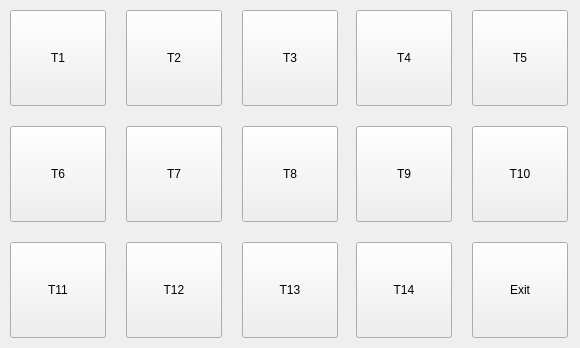
<?xml version="1.0" encoding="UTF-8"?>
<ui version="4.0">
 <class>TableInfo</class>
 <widget class="QWidget" name="TableInfo">
  <property name="geometry">
   <rect>
    <x>0</x>
    <y>0</y>
    <width>580</width>
    <height>348</height>
   </rect>
  </property>
  <property name="windowTitle">
   <string>Form</string>
  </property>
  <widget class="QLabel" name="label">
   <property name="geometry">
    <rect>
     <x>0</x>
     <y>0</y>
     <width>580</width>
     <height>348</height>
    </rect>
   </property>
   <property name="styleSheet">
    <string notr="true">background-image: url(:/images/wall3.png);</string>
   </property>
   <property name="text">
    <string/>
   </property>
  </widget>
  <widget class="QPushButton" name="pushButton">
   <property name="geometry">
    <rect>
     <x>10</x>
     <y>10</y>
     <width>96</width>
     <height>96</height>
    </rect>
   </property>
   <property name="styleSheet">
    <string notr="true">border-image: url(:/images/tableIcon.png);
font: 75 14pt &quot;Aharoni&quot;;
</string>
   </property>
   <property name="text">
    <string>T1</string>
   </property>
  </widget>
  <widget class="QPushButton" name="pushButton_2">
   <property name="geometry">
    <rect>
     <x>126</x>
     <y>10</y>
     <width>96</width>
     <height>96</height>
    </rect>
   </property>
   <property name="styleSheet">
    <string notr="true">font: 75 14pt &quot;Aharoni&quot;;border-image: url(:/images/tableIcon.png);</string>
   </property>
   <property name="text">
    <string>T2</string>
   </property>
  </widget>
  <widget class="QPushButton" name="pushButton_3">
   <property name="geometry">
    <rect>
     <x>242</x>
     <y>10</y>
     <width>96</width>
     <height>96</height>
    </rect>
   </property>
   <property name="styleSheet">
    <string notr="true">font: 75 14pt &quot;Aharoni&quot;;border-image: url(:/images/tableIcon.png);</string>
   </property>
   <property name="text">
    <string>T3</string>
   </property>
  </widget>
  <widget class="QPushButton" name="pushButton_4">
   <property name="geometry">
    <rect>
     <x>356</x>
     <y>10</y>
     <width>96</width>
     <height>96</height>
    </rect>
   </property>
   <property name="styleSheet">
    <string notr="true">font: 75 14pt &quot;Aharoni&quot;;border-image: url(:/images/tableIcon.png);</string>
   </property>
   <property name="text">
    <string>T4</string>
   </property>
  </widget>
  <widget class="QPushButton" name="pushButton_5">
   <property name="geometry">
    <rect>
     <x>472</x>
     <y>10</y>
     <width>96</width>
     <height>96</height>
    </rect>
   </property>
   <property name="styleSheet">
    <string notr="true">font: 75 14pt &quot;Aharoni&quot;;border-image: url(:/images/tableIcon.png);</string>
   </property>
   <property name="text">
    <string>T5</string>
   </property>
  </widget>
  <widget class="QPushButton" name="pushButton_9">
   <property name="geometry">
    <rect>
     <x>356</x>
     <y>126</y>
     <width>96</width>
     <height>96</height>
    </rect>
   </property>
   <property name="styleSheet">
    <string notr="true">font: 75 14pt &quot;Aharoni&quot;;border-image: url(:/images/tableIcon.png);</string>
   </property>
   <property name="text">
    <string>T9</string>
   </property>
  </widget>
  <widget class="QPushButton" name="pushButton_8">
   <property name="geometry">
    <rect>
     <x>242</x>
     <y>126</y>
     <width>96</width>
     <height>96</height>
    </rect>
   </property>
   <property name="styleSheet">
    <string notr="true">font: 75 14pt &quot;Aharoni&quot;;border-image: url(:/images/tableIcon.png);</string>
   </property>
   <property name="text">
    <string>T8</string>
   </property>
  </widget>
  <widget class="QPushButton" name="pushButton_6">
   <property name="geometry">
    <rect>
     <x>10</x>
     <y>126</y>
     <width>96</width>
     <height>96</height>
    </rect>
   </property>
   <property name="styleSheet">
    <string notr="true">font: 75 14pt &quot;Aharoni&quot;;border-image: url(:/images/tableIcon.png);</string>
   </property>
   <property name="text">
    <string>T6</string>
   </property>
  </widget>
  <widget class="QPushButton" name="pushButton_10">
   <property name="geometry">
    <rect>
     <x>472</x>
     <y>126</y>
     <width>96</width>
     <height>96</height>
    </rect>
   </property>
   <property name="styleSheet">
    <string notr="true">font: 75 14pt &quot;Aharoni&quot;;border-image: url(:/images/tableIcon.png);</string>
   </property>
   <property name="text">
    <string>T10</string>
   </property>
  </widget>
  <widget class="QPushButton" name="pushButton_7">
   <property name="geometry">
    <rect>
     <x>126</x>
     <y>126</y>
     <width>96</width>
     <height>96</height>
    </rect>
   </property>
   <property name="styleSheet">
    <string notr="true">font: 75 14pt &quot;Aharoni&quot;;border-image: url(:/images/tableIcon.png);</string>
   </property>
   <property name="text">
    <string>T7</string>
   </property>
  </widget>
  <widget class="QPushButton" name="pushButton_14">
   <property name="geometry">
    <rect>
     <x>356</x>
     <y>242</y>
     <width>96</width>
     <height>96</height>
    </rect>
   </property>
   <property name="styleSheet">
    <string notr="true">border-image: url(:/images/tableIcon.png);
font: 75 14pt &quot;Aharoni&quot;;</string>
   </property>
   <property name="text">
    <string>T14</string>
   </property>
  </widget>
  <widget class="QPushButton" name="pushButton_13">
   <property name="geometry">
    <rect>
     <x>242</x>
     <y>242</y>
     <width>96</width>
     <height>96</height>
    </rect>
   </property>
   <property name="styleSheet">
    <string notr="true">border-image: url(:/images/tableIcon.png);
font: 75 14pt &quot;Aharoni&quot;;</string>
   </property>
   <property name="text">
    <string>T13</string>
   </property>
  </widget>
  <widget class="QPushButton" name="pushButton_11">
   <property name="geometry">
    <rect>
     <x>10</x>
     <y>242</y>
     <width>96</width>
     <height>96</height>
    </rect>
   </property>
   <property name="styleSheet">
    <string notr="true">font: 75 14pt &quot;Aharoni&quot;;border-image: url(:/images/tableIcon.png);</string>
   </property>
   <property name="text">
    <string>T11</string>
   </property>
  </widget>
  <widget class="QPushButton" name="pushButton_exit">
   <property name="geometry">
    <rect>
     <x>472</x>
     <y>242</y>
     <width>96</width>
     <height>96</height>
    </rect>
   </property>
   <property name="styleSheet">
    <string notr="true">border-image: url(:/images/pause1.png);
font: 75 14pt &quot;Aharoni&quot;;

</string>
   </property>
   <property name="text">
    <string>Exit</string>
   </property>
  </widget>
  <widget class="QPushButton" name="pushButton_12">
   <property name="geometry">
    <rect>
     <x>126</x>
     <y>242</y>
     <width>96</width>
     <height>96</height>
    </rect>
   </property>
   <property name="styleSheet">
    <string notr="true">font: 75 14pt &quot;Aharoni&quot;;border-image: url(:/images/tableIcon.png);</string>
   </property>
   <property name="text">
    <string>T12</string>
   </property>
  </widget>
 </widget>
 <resources/>
 <connections/>
</ui>
